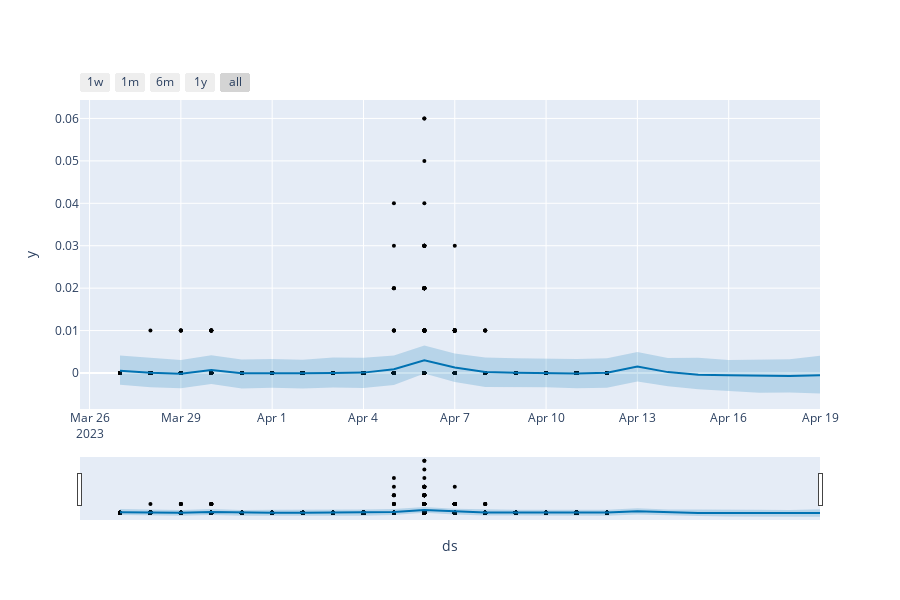

Notebook source saved alongside this figure:
### Code cell
# forcast 3
plot_plotly(m, precipWeekforecast)
